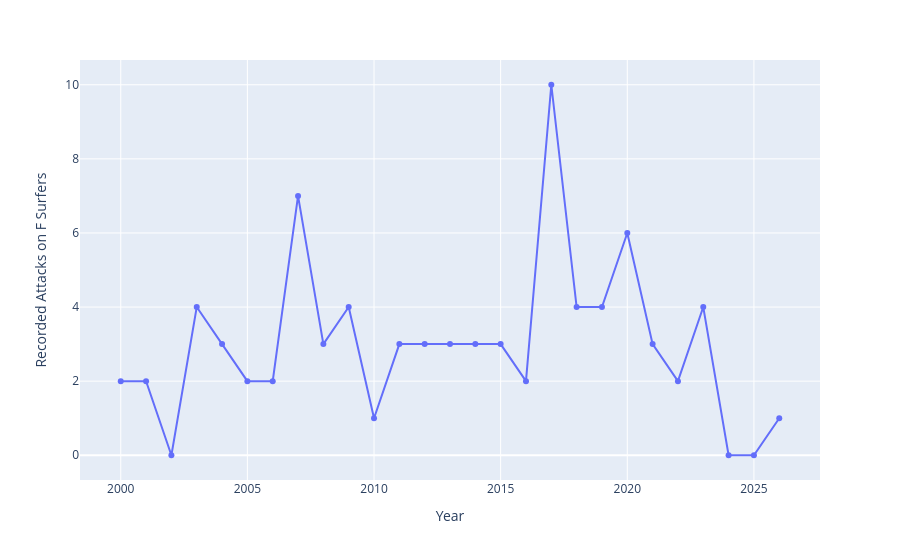

Notebook code cell kept with this figure:
### Code cell
def fig_female_surfing_trend():
    g = female_surfing_by_year()
    fig = px.line(g, x="year", y="counts", markers=True)
    fig.update_xaxes(title_text="Year")
    fig.update_yaxes(title_text="Recorded Attacks on F Surfers")
    return fig

fig_female_surfing_trend()

### Figure 1 — Plotly figure (JSON) as saved in the notebook; plotly's stock layout.template omitted (floating-point values rounded to 4 significant figures)
{"data": [{"hovertemplate": "year=%{x}<br>counts=%{y}<extra></extra>", "legendgroup": "", "line": {"color": "#636efa", "dash": "solid"}, "marker": {"symbol": "circle"}, "mode": "lines+markers", "name": "", "orientation": "v", "showlegend": false, "type": "scatter", "x": [2000, 2001, 2002, 2003, 2004, 2005, 2006, 2007, 2008, 2009, 2010, 2011, 2012, 2013, 2014, 2015, 2016, 2017, 2018, 2019, 2020, 2021, 2022, 2023, 2024, 2025, 2026], "xaxis": "x", "y": [2, 2, 0, 4, 3, 2, 2, 7, 3, 4, 1, 3, 3, 3, 3, 3, 2, 10, 4, 4, 6, 3, 2, 4, 0, 0, 1], "yaxis": "y"}], "layout": {"legend": {"tracegroupgap": 0}, "margin": {"t": 60}, "xaxis": {"anchor": "y", "domain": [0, 1], "title": {"text": "Year"}}, "yaxis": {"anchor": "x", "domain": [0, 1], "title": {"text": "Recorded Attacks on F Surfers"}}}}
